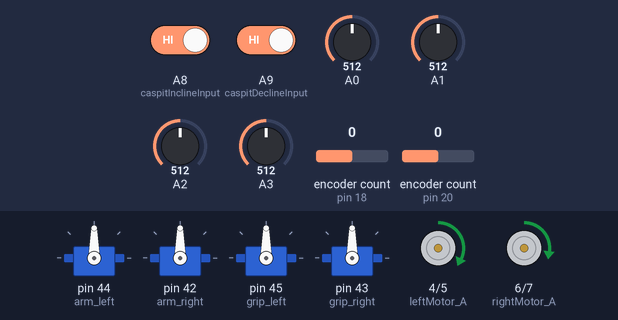
The sketch below on a simulated Arduino Mega 2560, built with avr-gcc and run on an emulated ATmega2560. Shown: 4 × servo, motor-driver pin pairs drawn as motors (green arrow = first pin HIGH = forward, orange = second pin HIGH = backward, longer = more drive, scaled by the enable pin). The inputs (shaded band) are chosen by the test bench; at power-on: A3 = 512, A0 = 512, A1 = 512, A8 (caspitInclineInput) HIGH, A2 = 512, A9 (caspitDeclineInput) HIGH, encoder count (sensors on pin 18, pin 20) 0. What the sketch prints to the serial monitor is not drawn.

Above: at 1.2 s.
1.3 s: A3 set to 716
At 2.1 s:
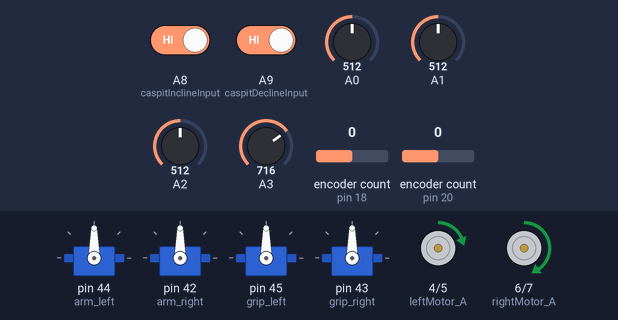
2.8 s: A0 set to 306
At 3.9 s:
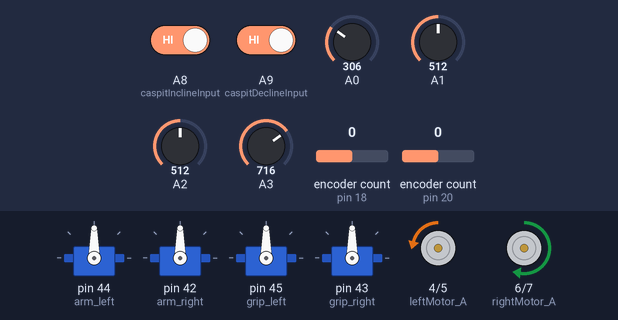
4.3 s: A1 set to 357
7.3 s: A1 set to 328
At 7.8 s:
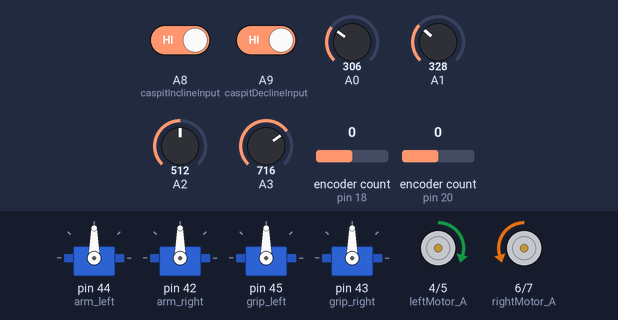
8.8 s: A8 (caspitInclineInput) driven LOW
At 9.4 s:
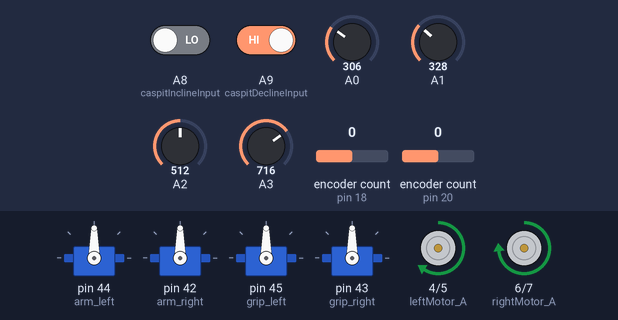
10.4 s: A0 set to 716
At 10.9 s:
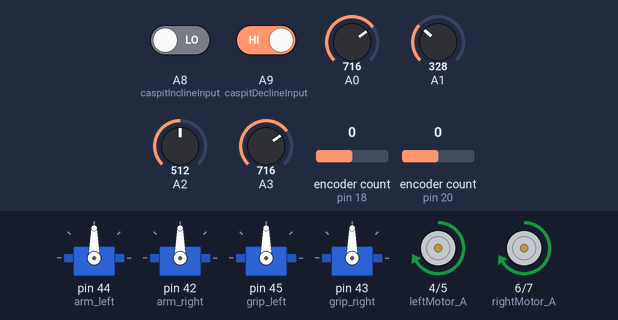
Timing chart, 0 to 12.9 s (numbered marks = the images above; inputs shaded):
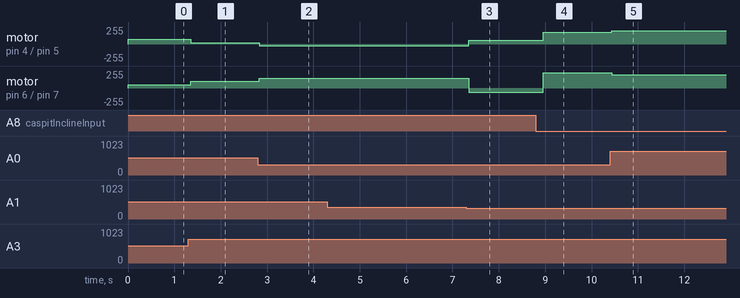

The sketch:

Prog7Encoder.ino
```cpp
#include <Servo.h>
#include <Encoder.h>
#include <PinChangeInt.h>

#define DEBUG1 0 // motor speed left/right
#define DEBUG2 0 // sensors digital values
#define DEBUG3 0 // sensors analog values
#define DEBUG4 0 // sensors analog values RAW
#define DEBUG5 0 // UltraSonic Sensor
#define DEBUG6 0 // Mercury sensor
#define DEBUG7 1 // EncoderSpins


// Black Line Value
#define black 250

//encoders
#define CPR 2248.86
const int M1_ENC_A = 18;
const int M1_ENC_B = 19;
const int M2_ENC_A = 20;
const int M2_ENC_B = 21;
Encoder M1(M1_ENC_A, M1_ENC_B); // Right Back Motor
Encoder M2(M2_ENC_A, M2_ENC_B); //Left Back Motor
double M1Spin, M2Spin;


//servos
const int arm_left =  44, arm_right =  42;
const int grip_left = 45, grip_right = 43;
Servo AL,GL,AR,GR; //Arm left, Grip left, Arm right, Grip right

// Engine Pin Layout
#define rightMotor_A 6
#define rightMotor_B 7
#define rightMotor_PWM 8
#define leftMotor_A 4
#define leftMotor_B 5
#define leftMotor_PWM 9

// Ultrasonic Sensor
#define trigPin 14
#define echoPin 3
unsigned long time = 0;
unsigned long duration;
int distance = 0;

// Mercury Sensor
#define caspitInclineInput A8
#define caspitDeclineInput A9
volatile boolean cFlag=false;
unsigned long caspitTime;

//Infrared Line Sensors
int rightSensorMidRAW,leftSensorMidRAW,rightSensorOutRAW,leftSensorOutRAW;
int rightSensorMid,leftSensorMid,rightSensorOut,leftSensorOut;
int rightSub,leftSub;

boolean digitalSensor[4];
int analogSensor[4];
int analogSensorRAW[4];
const char* sensorNum[] = {"rightSensorOut(A2)" , "rightSensorMid(A0)" , "leftSensorMid(A3)" , "leftSensorOut(A1)"};


//Encoder Functions
void MotorSpins(){
  M1Spin = M1.read() /CPR;
  M2Spin = M2.read() /CPR;
}

//Servos Functions
void moveUp(){
  AR.write(140);
  AL.write(40);

}

void moveDown(){
  AL.write(110);
  AR.write(70);
}

void openGrip(){
  GR.write(50);
  GL.write(130);

}

void closeGrip(){
  GL.write(70);
  GR.write(110);
}

/*
void trigUs(){
  digitalWrite(trigPin, 1);
  delayMicroseconds(10);
  digitalWrite(trigPin,0);
  duration = pulseIn(echoPin,HIGH);
  attachInterrupt(1, measurement, RISING);
}

void measurement(){
  distance = duration/58;

  if(DEBUG5){
    Serial.print("Distance = ");
    Serial.println(distance);
  }
  detachInterrupt(1);
}
*/

void stopingz(){
  motors(0,0);
}

void readSensors(){
  rightSensorMidRAW = analogRead(A0);
  leftSensorMidRAW = analogRead(A3);
  rightSensorOutRAW = analogRead(A2);
  leftSensorOutRAW =analogRead(A1);

  rightSensorOut = map(rightSensorOutRAW, 1000, 110, 1000, 0);
  rightSensorMid = map(rightSensorMidRAW,1000 ,115, 1000, 0);
  leftSensorMid = map(leftSensorMidRAW, 1000, 190,  1000, 0);
  leftSensorOut = map(leftSensorOutRAW, 1000, 120,1000, 0);

  analogSensor[0] = rightSensorOut;
  analogSensor[1] = rightSensorMid;
  analogSensor[2] = leftSensorMid;
  analogSensor[3] = leftSensorOut;

  analogSensorRAW[0] = rightSensorOutRAW;
  analogSensorRAW[1] = rightSensorMidRAW;
  analogSensorRAW[2] = leftSensorMidRAW;
  analogSensorRAW[3] = leftSensorOutRAW;
}

void updateDigital() {
  for(int i = 0; i< 4; i++){
    if(analogSensor[i] < black)
      digitalSensor[i] = true;
    else
      digitalSensor[i] = false;
  }
}


void updateSensors(){
  readSensors();
  updateDigital();
  caspitState();
  MotorSpins();

/*  if(millis() - time > 50){
    trigUs();
    time = millis();
  }
*/

  if(DEBUG2){
    for(int c = 0; c < 4; c++)
    {
      for(int i = 0; i< 4; i++){
        Serial.print(sensorNum[i]);
        Serial.print(" = ");
        Serial.print(digitalSensor[i]);
        Serial.print("  ");
      }
      Serial.println();
    }

  }

  if(DEBUG3){
    for(int c = 0; c < 4;c++)
      for(int j = 0; j< 4; j++){
        Serial.print(sensorNum[j]);
        Serial.print(" = ");
        Serial.print(analogSensor[j]);
        Serial.print("  ");
      }
    Serial.println();
  }


  if(DEBUG4){
    for( int c = 0; c < 4; c++)
    {
      for(int k = 0; k < 4; k++){
        Serial.print(sensorNum[k]);
        Serial.print(" = ");
        Serial.print(analogSensorRAW[k]);
        Serial.print("  ");
      }
      Serial.println();
    }
  }

  if(DEBUG7){
    Serial.print(" M1Spin = ");
    Serial.print(M1Spin);
    Serial.print(" M2Spin =  ");
    Serial.println(M2Spin);

  }

}

void caspit_init(){
  pinMode(caspitInclineInput, INPUT_PULLUP);
   pinMode(caspitDeclineInput, INPUT_PULLUP);
  attachPinChangeInterrupt(A8, setCaspitFlag, CHANGE);
  attachPinChangeInterrupt(A9, setCaspitFlag, CHANGE);
}

void setCaspitFlag(){
  cFlag = true;
}

boolean caspitState(){
  if(cFlag){
    if(digitalRead(caspitInclineInput)==0){
      caspitTime=millis();
    }
  }
  else if(digitalRead(caspitInclineInput)==0)
  {
    if((millis()-caspitTime)>150){
      if(DEBUG6)
        Serial.println("CaspitState : true");
      return true;
    }
  }

  if(DEBUG6)
    Serial.println("CaspitState = false");

  cFlag=false;
  return false;
}


void Drive(){
  if(!caspitState()){
    if((leftSensorOut < black) || (rightSensorOut < black))
      turnAround();

    else
      drive1(60,60);

  }
  else
    DaniBoost(200,200);
}

void drive1(int speed1,int speed2){

  int rightSensorMid1 = map(rightSensorMid, 0, 1000, -100, 100);
  int leftSensorMid1 = map(leftSensorMid, 0, 1000, -100, 100);
  int rightSensorOut1 = map(rightSensorOut, 0, 1000, -100, 100);
  int leftSensorOut1 = map(leftSensorOut, 0, 1000, -100, 100);

  int error = (rightSensorMid1 - leftSensorMid1);

  motors(speed1 + error,speed2 - error);
}

void DaniBoost(int speed3,int speed4){

  int rightSensorMid1 = map(rightSensorMid, 0, 1000, 0, 60);
  int leftSensorMid1 = map(leftSensorMid, 0, 1000, 0, 60);

  int error = (rightSensorMid1 - leftSensorMid1);

  motors(speed3 + error,speed4 - error);
}


void turnAround(){
  if(leftSensorOut < black){
    motors(60,-60);
    delay(50);
    while(rightSensorMid > black){
      updateSensors();
    }
  }
  else if(rightSensorOut < black){
    motors(-60 ,60);
    delay(50);
    while(leftSensorMid > black){
      updateSensors();
    }
  }
}

void motors(int left, int right){
  if(DEBUG1){
    Serial.print("Left: ");
    Serial.print(left);
    Serial.print("Right: ");
    Serial.println(right);
  }

  if (left > 0)
  {
    digitalWrite(leftMotor_A,1);
    digitalWrite(leftMotor_B,0);
    analogWrite(leftMotor_PWM, left);
  }
  else
  {
    digitalWrite(leftMotor_A,0);
    digitalWrite(leftMotor_B,1);
    analogWrite(leftMotor_PWM, -left);
  }

  if (right > 0)
  {
    digitalWrite(rightMotor_A,1);
    digitalWrite(rightMotor_B,0);
    analogWrite(rightMotor_PWM, right);
  }
  else
  {
    digitalWrite(rightMotor_A,0);
    digitalWrite(rightMotor_B,1);
    analogWrite(rightMotor_PWM, -right);
  }
}


void setup(){
  Serial.begin(9600);
  for(int i = 4; i < 8; i ++)
    pinMode(i,OUTPUT);
  //servo_init();
 // pinMode(trigPin,OUTPUT);
  //trigUs();
  caspit_init();

  AL.attach(arm_left);
  AR.attach(arm_right);
  GL.attach(grip_left);
  GR.attach(grip_right);
}

void loop(){
  updateSensors();
 Drive();

}
```

Measured:
- the behaviour switches between 340 and 339 on A1 (found by bisection; images 2 and 3)
- after the input at 1.3 s, motor on pin 4 (leftMotor_A) / pin 5 (leftMotor_B): forward 70/255 → forward 19/255 after 0.05 s; motor on pin 6 (rightMotor_A) / pin 7 (rightMotor_B): forward 50/255 → forward 101/255 after 0.05 s
- after the input at 2.8 s, motor on pin 4 (leftMotor_A) / pin 5 (leftMotor_B): forward 19/255 → backward 27/255 at once; motor on pin 6 (rightMotor_A) / pin 7 (rightMotor_B): forward 101/255 → forward 147/255 at once
- after the input at 4.3 s, every drawn part: stays the same
- after the input at 7.3 s, motor on pin 4 (leftMotor_A) / pin 5 (leftMotor_B): backward 27/255 → forward 60/255 after 0.05 s; motor on pin 6 (rightMotor_A) / pin 7 (rightMotor_B): forward 147/255 → backward 60/255 after 0.05 s
- after the input at 8.8 s, motor on pin 4 (leftMotor_A) / pin 5 (leftMotor_B): forward 60/255 → forward 173/255 after 0.16 s; motor on pin 6 (rightMotor_A) / pin 7 (rightMotor_B): backward 60/255 → forward 227/255 after 0.16 s
- after the input at 10.4 s, motor on pin 4 (leftMotor_A) / pin 5 (leftMotor_B): forward 173/255 → forward 201/255 at once; motor on pin 6 (rightMotor_A) / pin 7 (rightMotor_B): forward 227/255 → forward 199/255 at once
